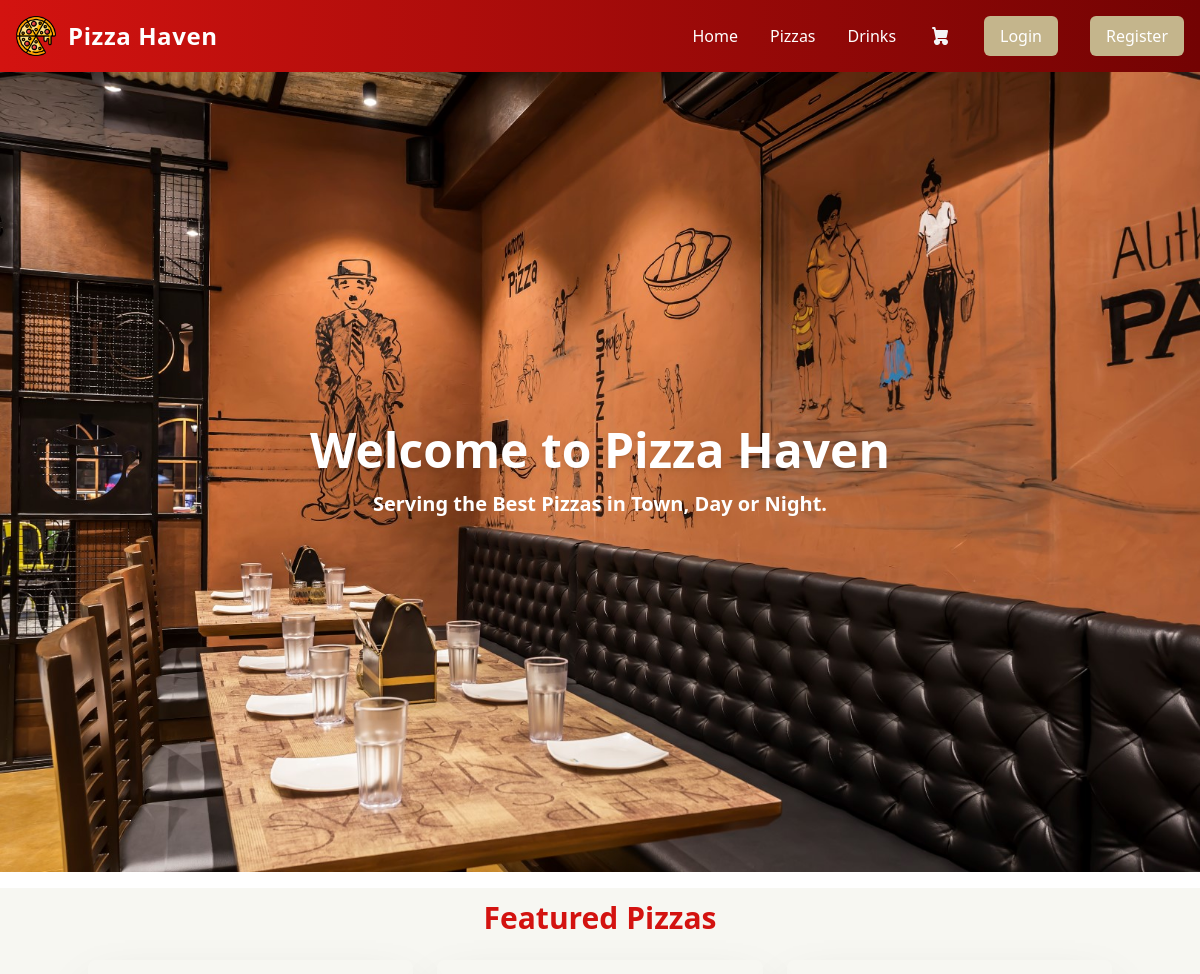
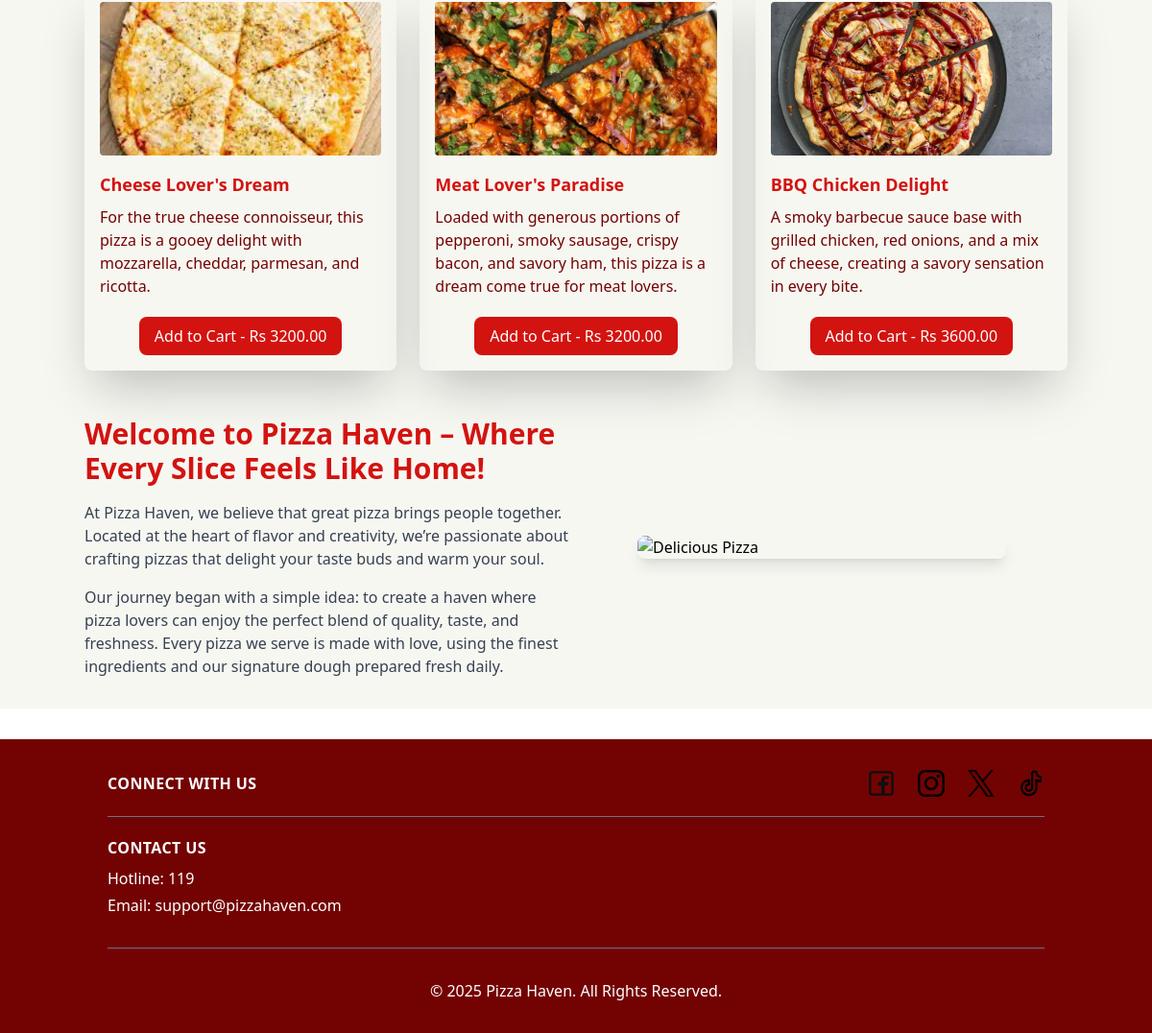
The page / on the database its author committed (2 pictures, top to bottom).
### tables this page shows
CREATE TABLE `menu` (
  `item_id` int(11) NOT NULL,
  `item_name` varchar(25) NOT NULL,
  `item_description` varchar(1000) NOT NULL,
  `price` decimal(10,2) NOT NULL,
  `category` varchar(255) DEFAULT NULL,
  `image_url` varchar(255) DEFAULT NULL,
  `type` varchar(50) NOT NULL
);

### public/index.php (the view, shortened to what this page needs)
<?php
  include("../src/includes/header.php");
  include("../src/includes/navbar.php");
  include("../src/includes/db.php");
?>
    <section class="relative text-center w-full">
      <div class="relative w-full">
        <img src="../assets/img/hero.jpg" class="w-full h-[50vh] object-cover sm:h-[60vh] md:h-[70vh]">
        <div class="absolute inset-0 flex flex-col justify-center items-center">
          <h1 class="text-3xl md:text-4xl lg:text-5xl font-bold text-white drop-shadow-md">
            Welcome to Pizza Haven
          </h1>
          <p class="mt-4 text-lg md:text-xl text-white font-bold">
            Serving the Best Pizzas in Town, Day or Night.
          </p>
        </div>
      </div>
    </section>
  <section class="bg-background px-4 pb-4 pt-3 mt-4">
    <div class="container mx-auto">
      <h2 class="text-3xl font-bold text-primary text-center">Featured Pizzas</h2>
      <?php
      $query = "SELECT item_id, item_name, item_description, price, image_url FROM menu WHERE type='pizza' ORDER BY RAND() LIMIT 3";
      $featured = $conn->query($query);
      if ($featured->num_rows>0) {
        echo"<div class='grid grid-cols-1 sm:grid-cols-2 lg:grid-cols-3 gap-6 mt-6'>";
        while($row = $featured->fetch_assoc()) {
          $pizzaName = $row['item_name'];
          $pizzaDescription = $row['item_description'];
          $pizzaPrice = $row['price'];
          $pizzaImage = $row['image_url'];
          echo "<div class='rounded-lg shadow-2xl shadow-white-900 p-4 flex flex-col h-full'>";
          echo "<img src='$pizzaImage' alt='$pizzaName' class='w-full h-40 object-cover rounded'>";
          echo "<h3 class='text-lg text-primary font-bold mt-4'>$pizzaName</h3>";
          echo "<p class='mt-2 text-secondary flex-grow'>$pizzaDescription</p>";
          echo "<div class='flex justify-center mt-5'>";
          echo '<form action = "../process/add_to_cart.php" method="POST">';
          echo "<button type='submit' class='bg-primary text-white rounded-lg px-4 py-2'>Add to Cart - Rs $pizzaPrice</button>";
          echo "</form>";
          echo "</div></div>";
        }echo"</div>";
      } else{
        echo '<h4 class="text-xl  pt-5 text-secondary text-center">No featured items available at the moment</h4>';
      }
      ?>
    </div>
  </section>
  <section class="bg-background py-8 px-4">
    <div class="container mx-auto flex flex-col lg:flex-row items-center">
      <div class="lg:w-1/2 text-center lg:text-left mb-8 lg:mb-0">
        <h2 class="text-3xl font-bold text-primary">Welcome to Pizza Haven – Where Every Slice Feels Like Home!</h2>
        <p class="mt-4 text-gray-700">
          At Pizza Haven, we believe that great pizza brings people together. Located at the heart of flavor and
          creativity, we’re passionate about crafting pizzas that delight your taste buds and warm your soul.
        </p>
        <p class="mt-4 text-gray-700">
          Our journey began with a simple idea: to create a haven where pizza lovers can enjoy the perfect blend of
          quality, taste, and freshness. Every pizza we serve is made with love, using the finest ingredients and our
          signature dough prepared fresh daily.
        </p>
      </div>
      <div class="lg:w-1/2 flex justify-center">
        <img src="../assets/img/about-us.jpg" alt="Delicious Pizza" class="w-full lg:w-3/4 rounded-lg shadow-lg" />
      </div>
    </div>
  </section>
<?php
    include("../src/includes/footer.php");
?>

### rows shown on the page
menu: image_url (picture), item_name "Cheese Lover's Dream", item_description "For the true cheese connoisseur, this pizza is a gooey delight with mozzarella, cheddar, parmesan, and ricotta.", price "3200.00"
menu: image_url (picture), item_name "Meat Lover's Paradise", item_description "Loaded with generous portions of pepperoni, smoky sausage, crispy bacon, and savory ham, this pizza is a dream come true for meat lovers.", price "3200.00"
menu: image_url (picture), item_name "BBQ Chicken Delight", item_description "A smoky barbecue sauce base with grilled chicken, red onions, and a mix of cheese, creating a savory sensation in every bite.", price "3600.00"
